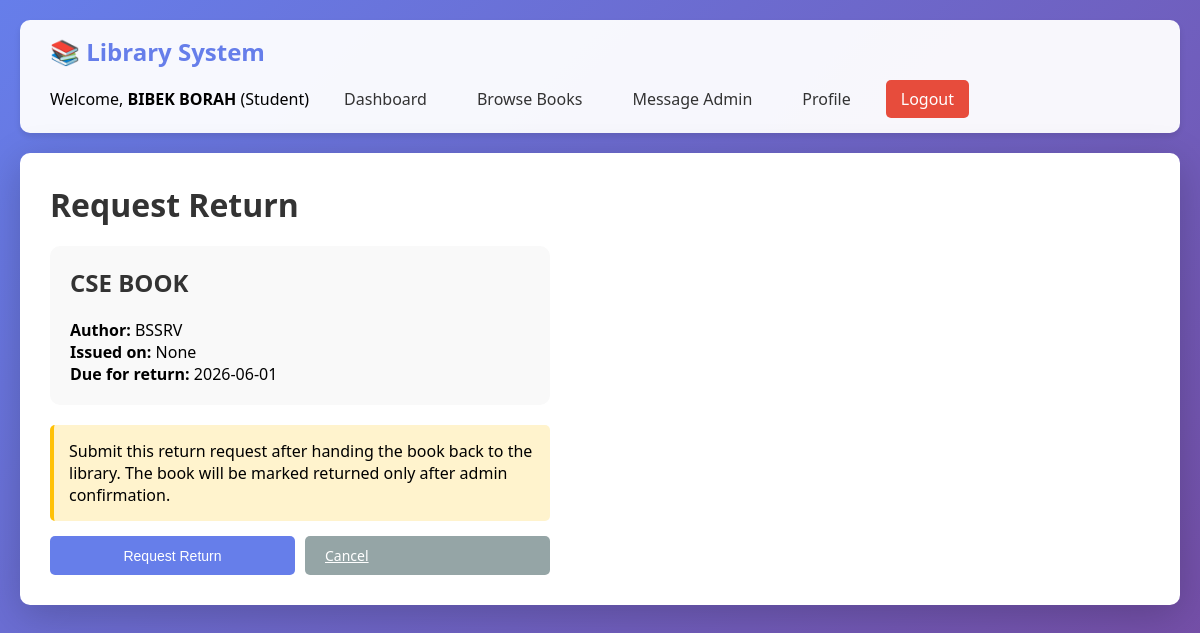
The page /student/return/8 (signed in) on the database its author committed.
### tables this page shows
CREATE TABLE users (
            id INTEGER PRIMARY KEY AUTOINCREMENT,
            username TEXT UNIQUE NOT NULL,
            email TEXT UNIQUE NOT NULL,
            password_hash TEXT NOT NULL,
            role TEXT DEFAULT 'Student',
            created_at TEXT DEFAULT CURRENT_TIMESTAMP
        , full_name TEXT, department TEXT, programme TEXT, semester TEXT, academic_year TEXT, contact_number TEXT, gender TEXT, caste TEXT, profile_completed INTEGER DEFAULT 0, profile_edit_allowed INTEGER DEFAULT 1, is_restricted INTEGER DEFAULT 0, restriction_reason TEXT, restricted_at TEXT);

CREATE TABLE books (
            id INTEGER PRIMARY KEY AUTOINCREMENT,
            title TEXT NOT NULL,
            author TEXT NOT NULL,
            status TEXT DEFAULT 'Available',
            issued_to TEXT
        , issue_date TEXT, return_date TEXT);

### app.py (the view, shortened to what this page needs)
@app.route('/student/return/<int:book_id>', methods=['GET', 'POST'])
@student_required
def student_return_book(book_id):
    conn = get_db_connection()
    book = conn.execute('SELECT * FROM books WHERE id = ?', (book_id,)).fetchone()
    if not book or book['issued_to'] != session.get('username'):
        conn.close()
        return redirect(url_for('student_dashboard'))
    conn.close()
    return render_template('student_return_book.html', book=book)

### app.py (called while the page is built, shortened)
def get_db_connection():
    conn = sqlite3.connect('library.db')
    conn.row_factory = sqlite3.Row
    return conn

def get_active_login_notices():
    try:
        conn = get_db_connection()
        notices = conn.execute(
            '''SELECT * FROM login_notifications
               WHERE is_active = 1
               ORDER BY created_at DESC'''
        ).fetchall()
        conn.close()
        return notices
    except sqlite3.Error:
        return []

@app.context_processor
def inject_admin_message_count():
    unread_admin_messages = 0
    return {
        'unread_admin_messages': unread_admin_messages,
        'current_display_name': session.get('display_name') or session.get('username'),
        'login_notices': get_active_login_notices(),
    }

def student_required(f):
    @wraps(f)
    def decorated_function(*args, **kwargs):
        if 'server_restart_token' not in session or session.get('server_restart_token') != app.config.get('SESSION_RESTART_EPOCH'):
            session.clear()
            return redirect(url_for('index'))
        if 'user_id' not in session or session.get('role') != 'Student':
            return redirect(url_for('index'))
        conn = get_db_connection()
        user = conn.execute(
            'SELECT is_restricted FROM users WHERE id = ?',
            (session.get('user_id'),)
        ).fetchone()
        conn.close()
        if user and user['is_restricted']:
            session.clear()
            return redirect(url_for('student_login'))
        return f(*args, **kwargs)
    return decorated_function

### templates/student_return_book.html (shortened to what this page needs)
{% extends "base.html" %}  {% block content %}
<h1>Request Return</h1>
<div style="max-width: 500px">
  <div
    style="
      background: #f9f9f9;
      padding: 20px;
      border-radius: 10px;
      margin-bottom: 20px;
    "
  >
    <h2>{{ book['title'] }}</h2>
    <p><strong>Author:</strong> {{ book['author'] }}</p>
    <p><strong>Issued on:</strong> {{ book['issue_date'] }}</p>
    <p><strong>Due for return:</strong> {{ book['return_date'] }}</p>
  </div>
  <form
    method="POST"
    action="{{ url_for('student_return_book', book_id=book['id']) }}"
  >
    <div class="form-group">
      <p
        style="
          background: #fff3cd;
          padding: 15px;
          border-radius: 5px;
          border-left: 4px solid #ffc107;
        "
      >
        Submit this return request after handing the book back to the library.
        The book will be marked returned only after admin confirmation.
      </p>
    </div>
    <div style="display: grid; grid-template-columns: 1fr 1fr; gap: 10px">
      <button type="submit" class="btn btn-primary">Request Return</button>
      <a href="{{ url_for('student_dashboard') }}" class="btn btn-secondary"
        >Cancel</a
      >
    </div>
  </form>
</div>
{% endblock %}

### templates/base.html (shortened to what this page needs)
<!doctype html>
<html lang="en">
  <head>
  </head>
  <body>
    {% if session.get('user_id') %}
    <div class="navbar">
      <a href="/" class="navbar-brand">📚 Library System</a>
      <div class="navbar-menu">
        <span
          >Welcome, <strong>{{ current_display_name }}</strong> ({{
          session.get('role') }})</span
        >
        {% if session.get('role') == 'Admin' %}
        <a href="{{ url_for('admin_dashboard') }}">Admin Dashboard</a>
        <a href="{{ url_for('admin_users') }}">Users</a>
        <a href="{{ url_for('admin_books') }}">Books</a>
        <a href="{{ url_for('admin_book_requests') }}">Requests</a>
        <a href="{{ url_for('admin_notifications') }}">Notifications</a>
        <a href="{{ url_for('admin_messages') }}"
          >Messages {% if unread_admin_messages %}<span class="badge"
            >{{ unread_admin_messages }}</span
          >{% endif %}</a
        >
        <a href="{{ url_for('admin_logs') }}">Logs</a>
        {% else %}
        <a href="{{ url_for('student_dashboard') }}">Dashboard</a>
        <a href="{{ url_for('student_books') }}">Browse Books</a>
        <a href="{{ url_for('student_message_admin') }}">Message Admin</a>
        {% endif %}
        <a href="{{ url_for('profile') }}">Profile</a>
        <a href="{{ url_for('logout') }}" class="logout-btn">Logout</a>
      </div>
    </div>
    {% endif %}
    <div class="container">
       {% block content %}{% endblock %}
    </div>
  </body>
</html>

### templates/base.html (style rules this page uses)
* { margin: 0; padding: 0; box-sizing: border-box; }
body { font-family: "Segoe UI", Tahoma, Geneva, Verdana, sans-serif; background: linear-gradient(135deg, #667eea 0%, #764ba2 100%); min-height: 100vh; padding: 20px; animation: pageEnter 1s ease both; will-change: opacity, transform; }
.navbar { background: rgba(255, 255, 255, 0.95); border-radius: 10px; padding: 15px 30px; margin-bottom: 20px; display: flex; justify-content: space-between; align-items: center; gap: 12px; flex-wrap: wrap; box-shadow: 0 4px 6px rgba(0, 0, 0, 0.1); }
.navbar-brand { font-size: 24px; font-weight: bold; color: #667eea; text-decoration: none; }
.navbar-menu { display: flex; gap: 20px; align-items: center; flex-wrap: wrap; }
.navbar-menu a { color: #333; text-decoration: none; padding: 8px 15px; border-radius: 5px; transition: background-color 0.3s ease, color 0.3s ease, transform 0.3s ease; }
.navbar-menu .logout-btn { background: #e74c3c; color: white; }
.container { max-width: 1200px; margin: 0 auto; background: white; border-radius: 10px; padding: 30px; box-shadow: 0 10px 40px rgba(0, 0, 0, 0.2); }
h1, h2 { color: #333; margin-bottom: 20px; }
.form-group { margin-bottom: 15px; }
.btn { padding: 10px 20px; border: none; border-radius: 5px; cursor: pointer; font-size: 14px; font-weight: 500; transition: background-color 0.3s ease, color 0.3s ease, transform 0.3s ease, box-shadow 0.3s ease; will-change: transform; }
.btn-primary { background: #667eea; color: white; }
.btn-secondary { background: #95a5a6; color: white; }

### rows shown on the page
users: full_name "BIBEK BORAH", get "Student"
books: title "CSE BOOK", author "BSSRV", return_date "2026-06-01"

### other values the page prints
{{ book['issue_date'] }} "None"
